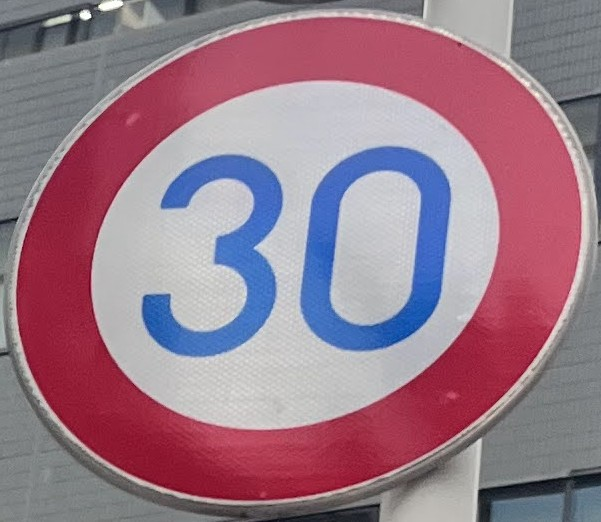
#> input picture sign_num_check/pattern_matching/speed_30-1.jpg, 601 x 522 px; its folder holds only this picture in this run
$ python 'check_templatedata copy.py'
#> lines starting #> are read from the running program, lines starting #| are printed output that depends on the picture; after the words box and inside, x2 and y2 are one past the last pixel; in counts of white or black regions, pixels touching at a corner belong together
import cv2
import numpy as np
import os
import glob
from PIL import Image, ImageOps

# ==== 設定 ====
INPUT_DIR = "python-leaning\\sign_num_check\\pattern_matching"        # 入力画像フォルダ
TEMPLATE_DIR = "python-leaning\\sign_num_check\\pattern_matching_number_temprate" # テンプレート画像フォルダ


# ==== 画像読み込み関数 ====
def load_image_exif_corrected(path, gray=False):
    """Exifを補正して画像を読み込む"""
#> called with gray = True
    img = Image.open(path)
#> img is the input picture: PIL image 601x522 RGB; mean R, G, B 153.3, 121.9, 137.4
    img = ImageOps.exif_transpose(img)
    img_np = np.array(img)

    if gray:
        if img_np.ndim == 2:
            return img_np
        return cv2.cvtColor(img_np, cv2.COLOR_RGB2GRAY)
    else:
        return cv2.cvtColor(img_np, cv2.COLOR_RGB2BGR)


# ==== テンプレート読み込み ====
def load_templates(template_dir):
    templates = {}
    exts = ("*.png", "*.PNG", "*.jpg", "*.JPG", "*.jpeg", "*.JPEG")
    for ext in exts:
        for path in glob.glob(os.path.join(template_dir, ext)):
            img = load_image_exif_corrected(path, gray=True)
            if img is not None:
                templates[os.path.basename(path)] = img
    print(f"Loaded {len(templates)} templates")
    return templates


# ==== 楕円補正 ====
def correct_ellipse_to_circle(img_gray, ellipse):
    """
    楕円領域を円形に補正する
    ellipse: (center, axes, angle)
        center: (x, y)
        axes: (major_axis_length, minor_axis_length)
        angle: 回転角（OpenCVのellipseフィット形式）
    """
    (cx, cy), (major, minor), angle = ellipse

    # 出力サイズを長軸長に合わせる
    size = int(max(major, minor))
    if size <= 0:
        return None

    # 楕円を水平にするよう回転補正
    M_rot = cv2.getRotationMatrix2D((cx, cy), angle, 1.0)
    img_rot = cv2.warpAffine(img_gray, M_rot, (img_gray.shape[1], img_gray.shape[0]))

    # 回転後の楕円領域を矩形で切り出す
    x1 = int(cx - major / 2)
    y1 = int(cy - minor / 2)
    x2 = int(cx + major / 2)
    y2 = int(cy + minor / 2)

    # 範囲チェック
    x1 = max(0, x1)
    y1 = max(0, y1)
    x2 = min(img_gray.shape[1], x2)
    y2 = min(img_gray.shape[0], y2)

    rect_roi = img_rot[y1:y2, x1:x2]
    if rect_roi.size == 0:
        return None

    # 縦横比を補正して正円に
    corrected = cv2.resize(rect_roi, (size, size))
    return corrected


def detect_and_correct_ellipse(img_gray):
    """
    楕円領域を検出して正円補正を行う。
    戻り値: 補正後のグレースケール画像 or None
    """
    # 2値化
    _, thresh = cv2.threshold(img_gray, 0, 255, cv2.THRESH_BINARY_INV + cv2.THRESH_OTSU)
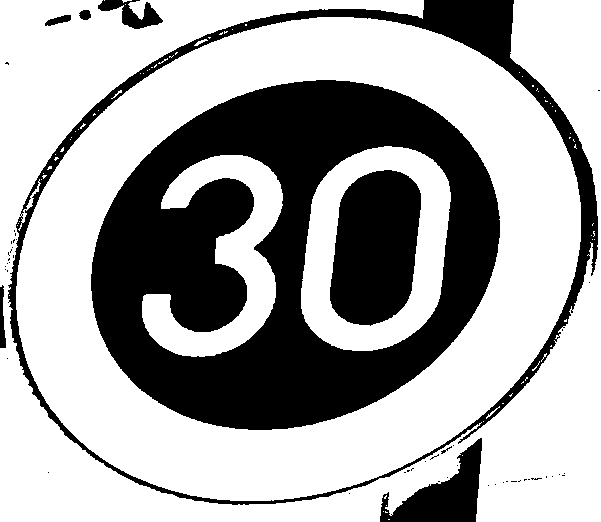
#> thresh: shape (522, 601); 65.7% white; 54 black regions (45 under 20 px)

    # 輪郭検出
    contours, _ = cv2.findContours(thresh, cv2.RETR_EXTERNAL, cv2.CHAIN_APPROX_SIMPLE)
#> contours = 74 contours, 71 with area under 20; largest, box (x1, y1, x2, y2) and area: (16, 17, 581, 501) 211582, (0, 0, 601, 522) 77498, (194, 39, 208, 46) 22
    if not contours:
        print("楕円検出失敗（輪郭なし）")
        return None

    # 最大面積の輪郭を使用（標識などを想定）
    c = max(contours, key=cv2.contourArea)
#> c = contour of 756 points, box (x1, y1, x2, y2) (16, 17, 581, 501), area 211582
    if len(c) < 5:
        print("楕円近似不可（点が少なすぎる）")
        return None

    ellipse = cv2.fitEllipse(c)
#> ellipse = ((297.5, 258.6), (464.4, 580.1), 67.56)
    corrected = correct_ellipse_to_circle(img_gray, ellipse)
#> in correct_ellipse_to_circle, `(cx, cy), (major, minor), angle = ellipse`: cx = 297.5; cy = 258.6; major = 464.4; minor = 580.1; angle = 67.56
#> in correct_ellipse_to_circle, `size = int(max(major, minor))`: size = 580
#> in correct_ellipse_to_circle, `M_rot = cv2.getRotationMatrix2D((cx, cy), angle, 1.0)`: M_rot = [[0.382, 0.924, -55.13], [-0.924, 0.382, 434.8]]
#> in correct_ellipse_to_circle, `img_rot = cv2.warpAffine(img_gray, M_rot, (img_gray.shape[1], img_gray..`:
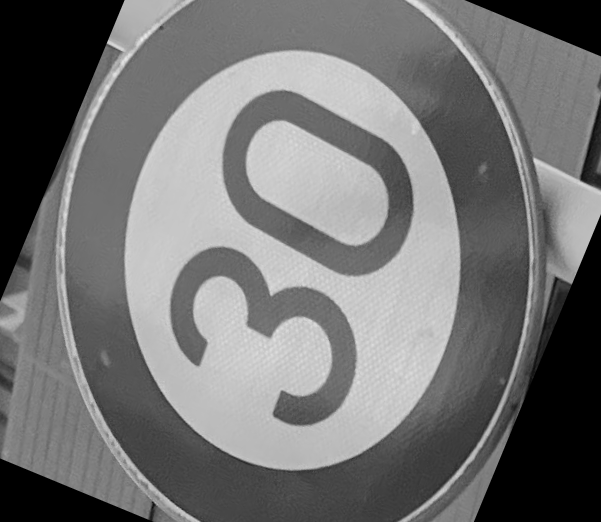
#> img_rot: shape (522, 601); min 0, max 234, mean 114.8
#> in correct_ellipse_to_circle, `x1 = int(cx - major / 2)`: x1 = 65
#> in correct_ellipse_to_circle, `y1 = int(cy - minor / 2)`: y1 = -31
#> in correct_ellipse_to_circle, `x2 = int(cx + major / 2)`: x2 = 529
#> in correct_ellipse_to_circle, `y2 = int(cy + minor / 2)`: y2 = 548
#> in correct_ellipse_to_circle, `y1 = max(0, y1)`: y1 = 0
#> in correct_ellipse_to_circle, `y2 = min(img_gray.shape[0], y2)`: y2 = 522
#> in correct_ellipse_to_circle, `rect_roi = img_rot[y1:y2, x1:x2]`:
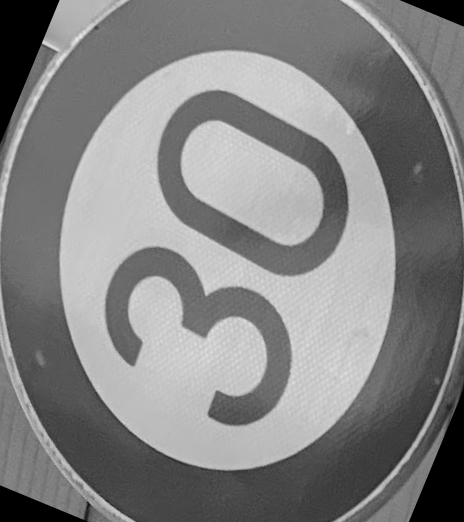
#> rect_roi: shape (522, 464); min 0, max 234, mean 131.1
#> in correct_ellipse_to_circle, `corrected = cv2.resize(rect_roi, (size, size))`:
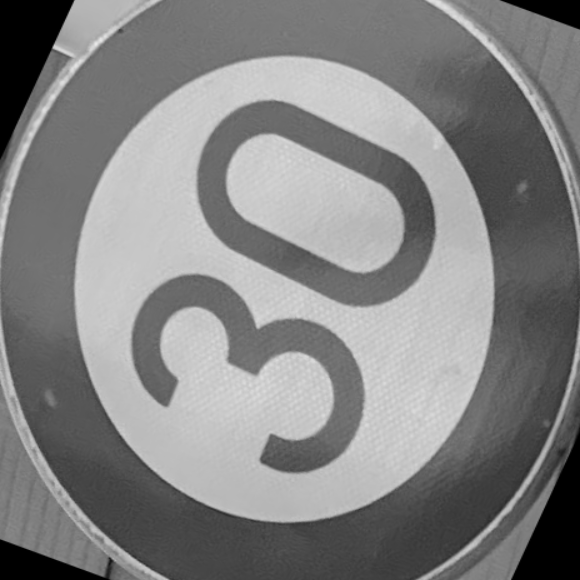
#> corrected: shape (580, 580); min 0, max 232, mean 131
    return corrected


# ==== テンプレートマッチング ====
def match_digit(part, templates, side="left"):
    best_score = -1
    best_name = None

    for name, tmpl in templates.items():
        tmpl_resized = cv2.resize(tmpl, (part.shape[1], part.shape[0]))
        res = cv2.matchTemplate(part, tmpl_resized, cv2.TM_CCOEFF_NORMED)
        _, max_val, _, _ = cv2.minMaxLoc(res)

        if max_val > best_score:
            best_score = max_val
            best_name = name

    print(f"{side} -> {best_name}, score={best_score:.3f}")
    return best_name, best_score


def match_templates_in_region(img_gray, region, templates):
    x, y, w, h = region
    roi = img_gray[y:y+h, x:x+w]
    mid = w // 2
    left = roi[:, :mid]
    right = roi[:, mid:]

    left_name, left_score = match_digit(left, templates, side="left")
    right_name, right_score = match_digit(right, templates, side="right")

    return (left_name, left_score), (right_name, right_score)


# ==== メイン処理 ====
if __name__ == "__main__":
    # テンプレート読み込み
    templates = load_templates(TEMPLATE_DIR)

    # 入力画像の読み込み
    input_files = []
    for ext in ("*.png", "*.PNG", "*.jpg", "*.JPG", "*.jpeg", "*.JPEG"):
        input_files.extend(glob.glob(os.path.join(INPUT_DIR, ext)))

    print(f"Found {len(input_files)} input images")

    total = 0
    correct = 0

    for path in input_files:
        img_gray = load_image_exif_corrected(path, gray=True)
        print(f"\nProcessing {os.path.basename(path)}")

        # ==== 楕円補正 ====
        corrected = detect_and_correct_ellipse(img_gray)
        if corrected is None:
            print("楕円補正に失敗しました。スキップします。")
            continue

        # ==== 補正結果を表示 ====
        cv2.imshow("Original", img_gray)
        cv2.imshow("Corrected (Circle)", corrected)
        print("補正結果を確認してください。何かキーを押すと次へ進みます。")
        cv2.waitKey(0)
        cv2.destroyAllWindows()

        # ==== マッチング処理 ====
        h, w = corrected.shape[:2]
#> h = 580; w = 580
        region = (w // 4, h // 4, w // 2, h // 2)
#> region = (145, 145, 290, 290)

        (l_name, l_score), (r_name, r_score) = match_templates_in_region(corrected, region, templates)
#> in match_templates_in_region, `roi = img_gray[y:y+h, x:x+w]`:
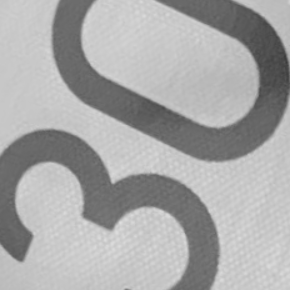
#> roi: shape (290, 290); min 60, max 222, mean 168.1
#> in match_templates_in_region, `left = roi[:, :mid]`:
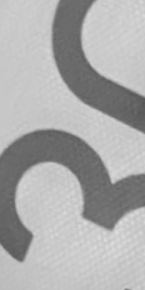
#> left: shape (290, 145); min 85, max 222, mean 171.4
#> in match_templates_in_region, `right = roi[:, mid:]`:
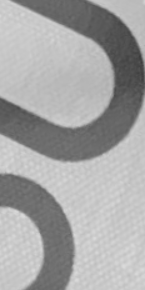
#> right: shape (290, 145); min 60, max 218, mean 164.8
#> after the loop in match_digit, `for name, tmpl in templates.items():`: best_score = -1
#| left -> None, score=-1.000
#| right -> None, score=-1.000
#> l_score = -1; r_score = -1

        if l_name is None or r_name is None:
            print(f"{os.path.basename(path)}: 認識失敗")
            continue

        result = f"{l_name[0]}{r_name[0]}"
        print(f"推定結果: {result}  （left={l_name}, right={r_name}）")

        # ==== 正誤判定 ====
        while True:
            ans = input("この結果は正しいですか？ (y/n): ").strip().lower()
            if ans in ("y", "n"):
                break
        total += 1
        if ans == "y":
            correct += 1

    # ==== 集計結果 ====
    if total > 0:
        accuracy = correct / total * 100
        print(f"\n正答率: {correct}/{total} = {accuracy:.2f}%")
    else:
        print("処理対象がありませんでした。")
